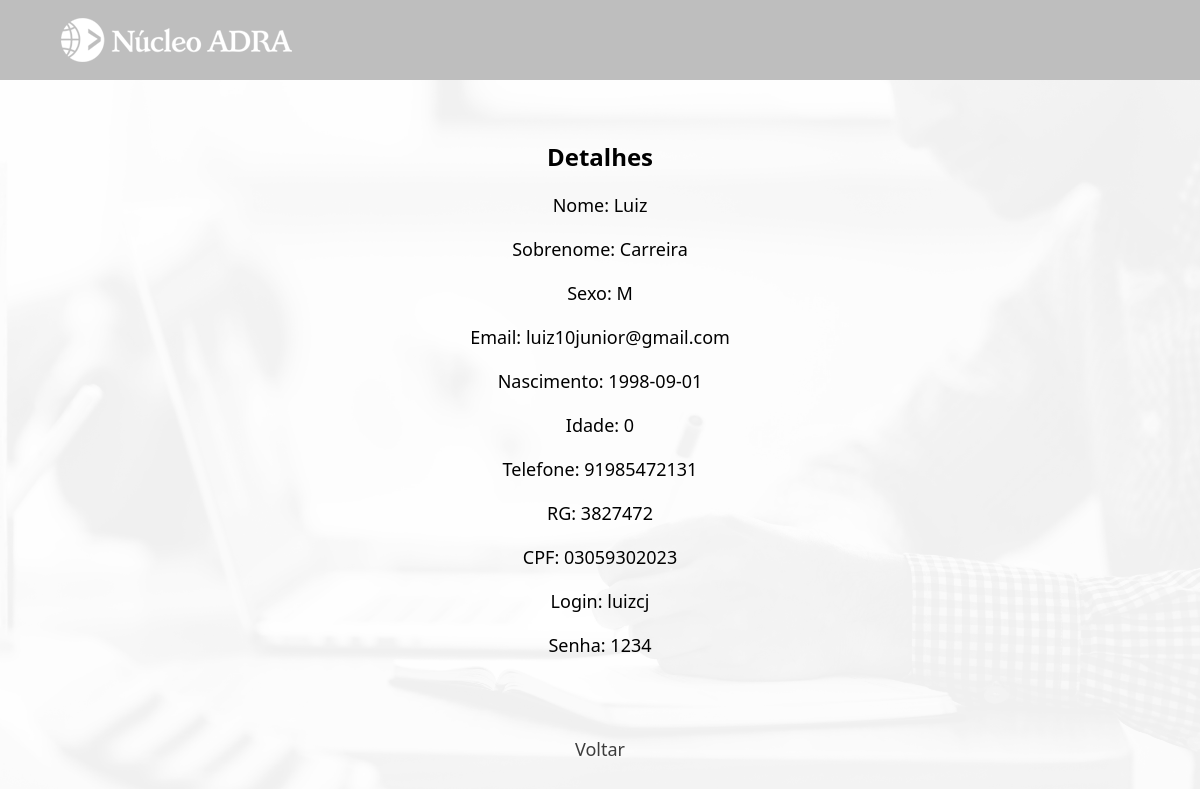
Page /institucional/aluno/read.php?id=6 on the earlier database version.
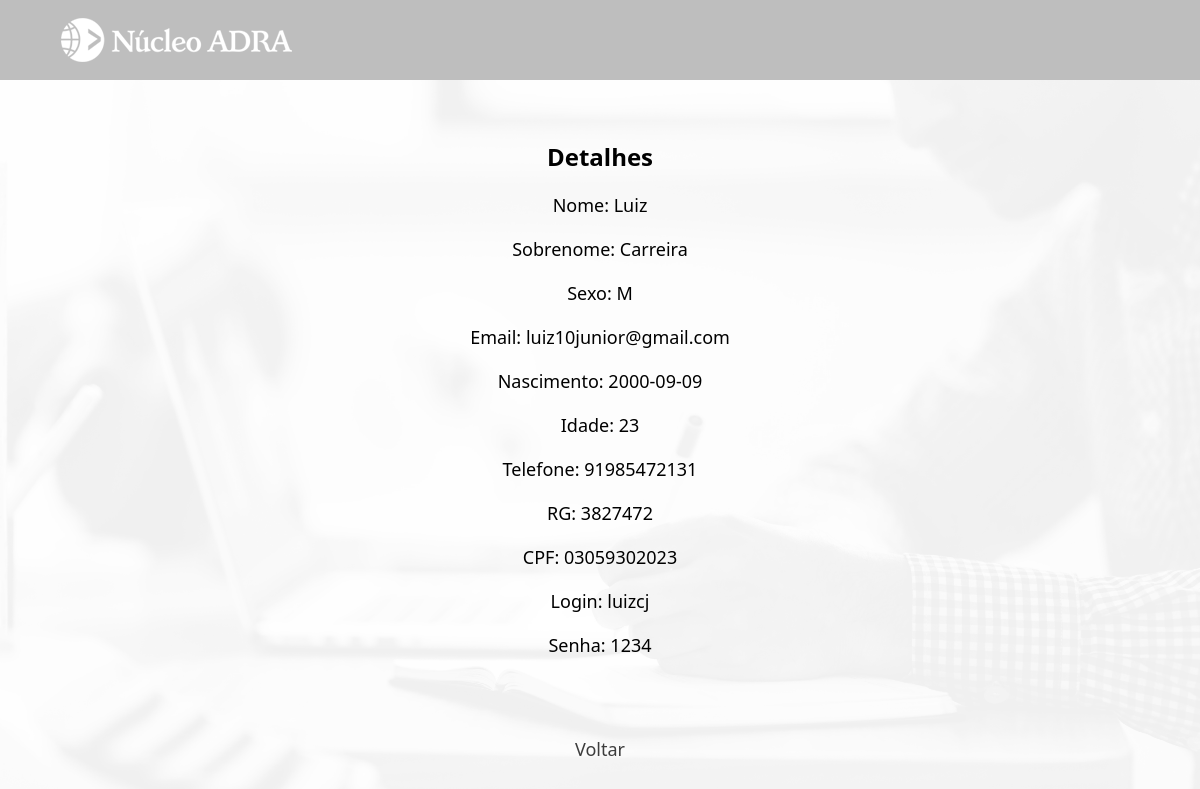
Same page on the later database version.
### tables this page shows
CREATE TABLE IF NOT EXISTS `aluno` (
  `id` int UNSIGNED NOT NULL AUTO_INCREMENT,
  `nome_completo` varchar(80) DEFAULT NULL,
  `nome` varchar(45) DEFAULT NULL,
  `sobrenome` varchar(45) DEFAULT NULL,
  `sexo` enum('F','M') DEFAULT NULL,
  `email` varchar(100) DEFAULT NULL,
  `nascimento` date DEFAULT NULL,
  `idade` int NOT NULL,
  `rg` char(12) DEFAULT NULL,
  `cpf` char(14) DEFAULT NULL,
  `pcd` tinyint DEFAULT NULL,
  `pcd_desc` varchar(255) DEFAULT NULL,
  `login` varchar(20) DEFAULT NULL,
  `senha` varchar(255) DEFAULT NULL,
  `telefone` varchar(15) DEFAULT NULL,
  `endereco_id` int UNSIGNED DEFAULT NULL,
  `imagem` text,
  PRIMARY KEY (`id`),
  UNIQUE KEY `cpf_UNIQUE` (`cpf`),
  UNIQUE KEY `rg_UNIQUE` (`rg`),
  UNIQUE KEY `email_UNIQUE` (`email`),
  UNIQUE KEY `login_UNIQUE` (`login`),
  KEY `fk_aluno_endereco1_idx` (`endereco_id`)
);

### institucional/aluno/read.php (the view, shortened to what this page needs)
<?php
    require_once "../../util/config.php";
    $idAluno = $_GET['i'];
    if($_GET['id']){
        $id = $_GET['id'];
        $sql = "SELECT * FROM aluno WHERE id = ?";
        $stmt = mysqli_prepare($link, $sql);
        mysqli_stmt_bind_param($stmt, "i", $id);
        mysqli_stmt_execute($stmt);
        $result = mysqli_stmt_get_result($stmt);
        $row = mysqli_fetch_array($result);
    }
?>
<!DOCTYPE html>
<html lang="en">
<head>
    <link rel="stylesheet" href="../../css/mural.css">
</head>
<body>
    <header>
        <main>
            <div class="cabecalho-conteudo">
            <a href="../administrador.php?i=<?php echo $idAluno; ?>">
                <div id="logo" class="opcoes-nav">
                    <img src="../../imagens/nucleo-adra-branco-232x48.png" alt="logo-adra">
                </div>
                </a>
                <a href="../usuario.php?i=<?php echo $idAluno; ?>">
                <div id="perfil" class="opcoes-nav">
                </div>
                </a>
            </div>
        </main>
    </header>
    <div class="container-admin">
        <h2>Detalhes</h2>
        <p>Nome: <?php echo($row['nome']) ?></p>
        <p>Sobrenome: <?php echo($row['sobrenome']) ?></p>
        <p>Sexo: <?php echo($row['sexo']) ?></p>
        <p>Email: <?php echo($row['email']) ?></p>
        <p>Nascimento: <?php echo($row['nascimento']) ?></p>
        <p>Idade: <?php echo($row['idade']) ?></p>
        <p>Telefone: <?php echo($row['telefone']) ?></p>
        <p>RG: <?php echo($row['rg']) ?></p>
        <p>CPF: <?php echo($row['cpf']) ?></p>
        <p>Login: <?php echo($row['login']) ?></p>
        <p>Senha: <?php echo($row['senha']) ?></p>
    </div>
    <div class="voltar">
        <p><a href='index.php?i=<?php echo $idAluno; ?>'>Voltar</a></p>
    </div>
</body>
</html>

Differences in the rows shown:
changed aluno "Luiz": nascimento "1998-09-01" → "2000-09-09"; idade "0" → "23"
